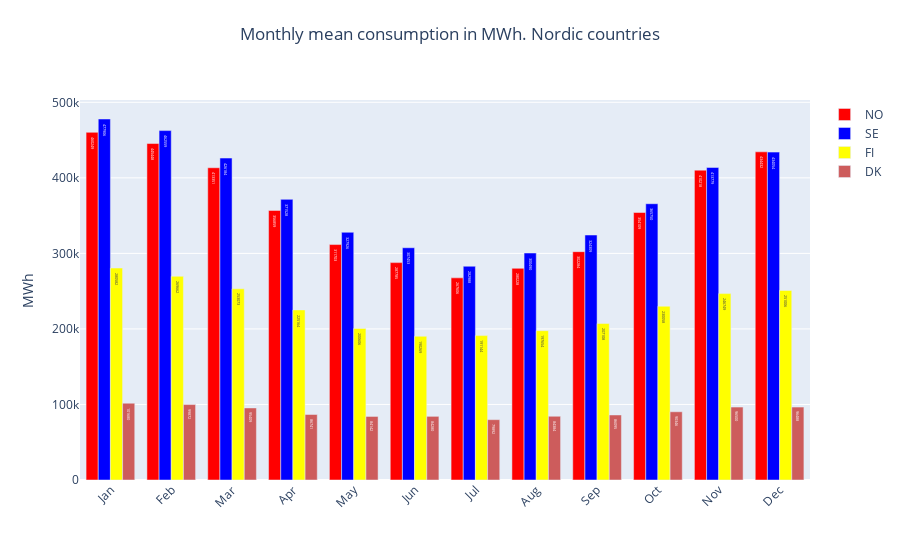

Write notebook code for a chart like this one.
### Code cell
fig = go.Figure()

for j in range(4):
    fig.add_trace(go.Bar(
    x=months,
    y=A[countries[j]],
    text=A[countries[j]],
    #textposition='outside',
    name=countries[j],
    marker_color=nordic_colors[j]))
    
    
   
fig.update_layout(barmode='group',
                  title={
                'text': "Monthly mean consumption in MWh. Nordic countries",
                'y':0.95,
                'x':0.5},
                  yaxis=dict(title='MWh'), 
                  
                  xaxis_tickangle=-45)
fig.show()

### Figure 1 — Plotly figure (JSON) as saved in the notebook; plotly's stock layout.template omitted (floating-point values rounded to 4 significant figures)
{"data": [{"marker": {"color": "red"}, "name": "NO", "text": [460249, 445448, 413351, 356859, 311703, 287785, 267606, 280228, 302284, 354109, 410218, 434432], "type": "bar", "x": ["Jan", "Feb", "Mar", "Apr", "May", "Jun", "Jul", "Aug", "Sep", "Oct", "Nov", "Dec"], "y": [460249, 445448, 413351, 356859, 311703, 287785, 267606, 280228, 302284, 354109, 410218, 434432]}, {"marker": {"color": "blue"}, "name": "SE", "text": [477906, 462559, 426184, 371528, 327926, 307453, 282988, 300490, 324309, 365750, 413779, 434054], "type": "bar", "x": ["Jan", "Feb", "Mar", "Apr", "May", "Jun", "Jul", "Aug", "Sep", "Oct", "Nov", "Dec"], "y": [477906, 462559, 426184, 371528, 327926, 307453, 282988, 300490, 324309, 365750, 413779, 434054]}, {"marker": {"color": "yellow"}, "name": "FI", "text": [280582, 269662, 253073, 225164, 200606, 190269, 191144, 197654, 207108, 230058, 246749, 251006], "type": "bar", "x": ["Jan", "Feb", "Mar", "Apr", "May", "Jun", "Jul", "Aug", "Sep", "Oct", "Nov", "Dec"], "y": [280582, 269662, 253073, 225164, 200606, 190269, 191144, 197654, 207108, 230058, 246749, 251006]}, {"marker": {"color": "indianred"}, "name": "DK", "text": [101680, 99872, 95409, 86741, 84142, 84280, 79892, 84384, 86095, 90346, 96500, 96488], "type": "bar", "x": ["Jan", "Feb", "Mar", "Apr", "May", "Jun", "Jul", "Aug", "Sep", "Oct", "Nov", "Dec"], "y": [101680, 99872, 95409, 86741, 84142, 84280, 79892, 84384, 86095, 90346, 96500, 96488]}], "layout": {"barmode": "group", "title": {"text": "Monthly mean consumption in MWh. Nordic countries", "x": 0.5, "y": 0.95}, "xaxis": {"tickangle": -45}, "yaxis": {"title": {"text": "MWh"}}}}
